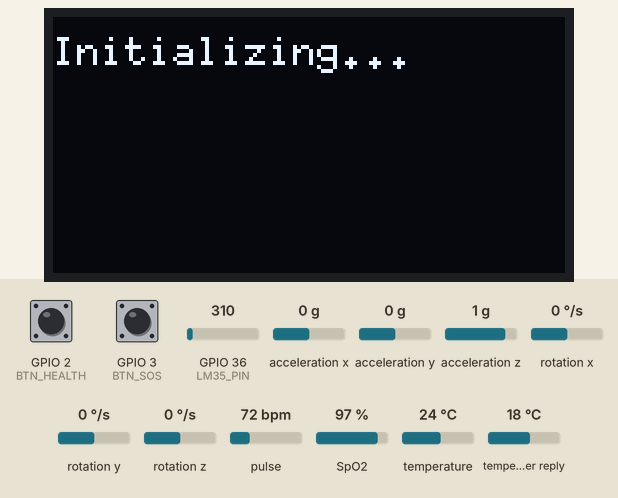
The sketch below on a simulated ESP32. On the bench: 128×64 one-colour display. The test bench sets the inputs (shaded band); at power-on: GPIO 3 (BTN_SOS) HIGH, GPIO 2 (BTN_HEALTH) HIGH, GPIO 36 (LM35_PIN) = 310, acceleration x 0 g, acceleration y 0 g, acceleration z 1 g, rotation x 0 °/s, rotation y 0 °/s, rotation z 0 °/s, pulse 72 bpm, SpO2 97 %, temperature 24 °C, temperature in the weather reply 18 °C (analog values on the 0–4095 scale). WiFi joins after 1.5 s; servers stay silent unless stated; the local clock reads 2024-03-15 10:24:30 at power-on unless the sketch sets it; no MQTT or app messages arrive unless stated; web services answer with replies made up by the test bench; what the sketch prints to the serial monitor is not drawn.

Above: at 0.6 s.
At 3.4 s:
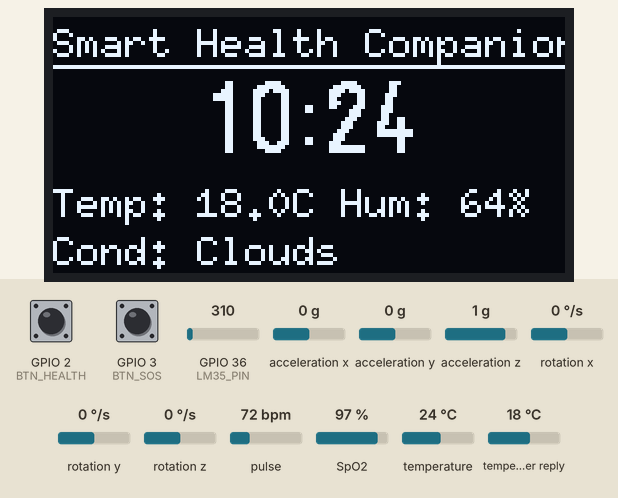
3.5 s: GPIO 3 (BTN_SOS) pulled LOW for 0.15 s
At 4.9 s:
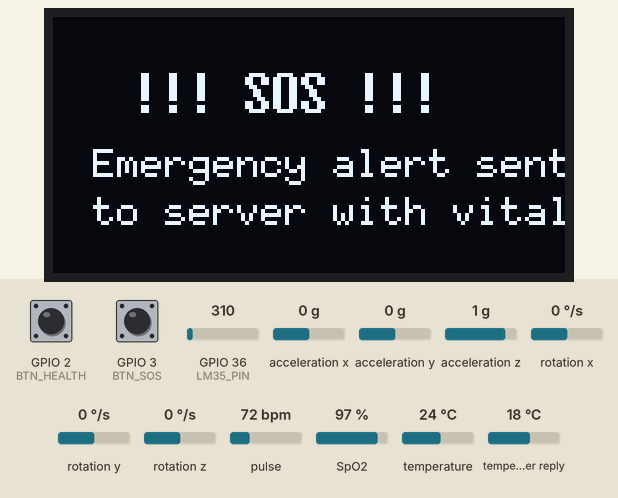
10.2 s: GPIO 2 (BTN_HEALTH) pulled LOW for 0.15 s
At 11.2 s:
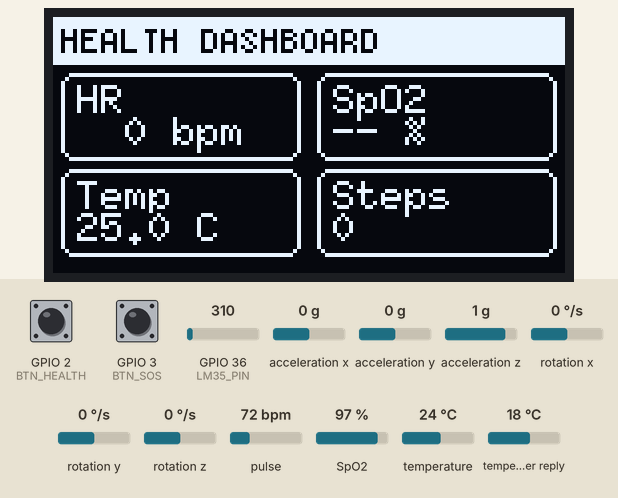
17.8 s: GPIO 2 (BTN_HEALTH) pulled LOW for 1 s
At 19.9 s:
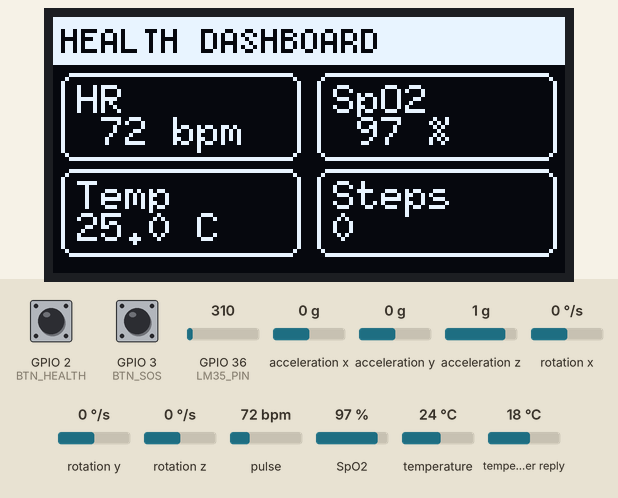
Timing chart, 0 to 21.4 s (numbered marks = the images above; inputs shaded):
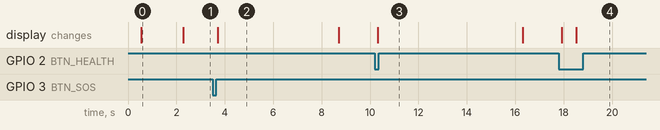

Measured:
- after the input at 3.5 s, the display: changes after 0.21 s (image 2)
- after the input at 10.2 s, the display: changes after 0.12 s (image 3)
- after the input at 17.8 s, the display: first changes after 0.12 s (image 4 shows a later state)
- what the display in image 0 shows lasts 1.7 s, from 0.6 s to 2.3 s
- what the display in image 2 shows lasts 5.0 s, from 3.7 s to 8.7 s

The sketch:

smarthealthcomp.ino
```cpp
//induscoin_v2_smart_health_com
#include <WiFi.h>
#include <WiFiClientSecure.h>
#include <HTTPClient.h>
#include <ArduinoJson.h>
#include <Wire.h>
#include "time.h"
#include "MAX30105.h"
#include "spo2_algorithm.h"
#include <U8g2lib.h>
#include <PubSubClient.h>
#include <Adafruit_Sensor.h>
#include <Adafruit_MPU6050.h>
#include <Adafruit_ADXL345_U.h>
#include <Adafruit_LIS3DH.h>
#include <math.h>
// ---------------- WIFI + MQTT CONFIG ----------------
const char* WIFI_SSID = "SHANKS";
const char* WIFI_PASS = "shashank1234";
const char* MQTT_HOST = "d734bc451989465f9d07c03830b7e048.s1.eu.hivemq.cloud";
const int MQTT_PORT = 8883;
const char* MQTT_USER = "Miniproject";
const char* MQTT_PASS = "Miniproject@1";
const char* DEVICE_ID = "induscoin_v2_01";
WiFiClientSecure net;
PubSubClient mqttClient(net);
// publish every 5s
const unsigned long MQTT_PUB_INTERVAL = 5000;
unsigned long lastMqttPublish = 0;
// ---------------- PINS / CONSTANTS ----------------
#define SDA_PIN 8
#define SCL_PIN 9
#define LM35_PIN A0
const float ADC_VREF = 3.3;
const int ADC_BITS = 13;
#define BTN_HEALTH 2
#define BTN_SOS 3
MAX30105 particleSensor;
// avoid conflict with SparkFun's BUFFER_SIZE macro
const int HR_BUFFER_SIZE = 100;
uint32_t irBuffer[HR_BUFFER_SIZE];
uint32_t redBuffer[HR_BUFFER_SIZE];
int bufferIndex = 0;
int32_t spo2 = 0;
int8_t validSPO2 = 0;
int32_t heartRate = 0;
int8_t validHeartRate = 0;
U8G2_SH1106_128X64_NONAME_F_HW_I2C u8g2(U8G2_R0, U8X8_PIN_NONE);
char line1[32];
char line2[32];
char line3[32];
char line4[32];
float temperatureC = 0.0f;
Adafruit_MPU6050 mpu;
Adafruit_ADXL345_Unified adxl = Adafruit_ADXL345_Unified(12345);
Adafruit_LIS3DH lis;
enum SensorType { NONE, MPU6050_TYPE, ADXL345_TYPE, LIS3DH_TYPE };
SensorType sensorType = NONE;
const int SAMPLE_INTERVAL_MS = 40; // ~25 Hz for steps
const int MA_WINDOW = 20;
float stepThreshold = 0.8f;
unsigned long minStepInterval = 300;
float maBuffer[MA_WINDOW];
int maIndex = 0;
float maSum = 0;
bool maFilled = false;
unsigned long lastStepTime = 0;
unsigned long lastSampleTime = 0;
bool wasAbove = false;
unsigned long stepCount = 0;
// --------- Weather / Time ---------
const String city = "Bengaluru";
const String countryCode = "IN";
const String apiKey = "b191c61f37a4e68d72f6fd11046ef35e";
const char* ntpServer = "pool.ntp.org";
const long gmtOffset_sec = 19800;
const int daylightOffset_sec = 0;
String weatherTemp = "--";
String weatherHumidity = "--";
String weatherDesc = "--";
unsigned long lastWeatherUpdate = 0;
unsigned long lastDisplayUpdate = 0;
unsigned long lastTempUpdate = 0;
enum DisplayMode { MODE_WEATHER, MODE_HEALTH, MODE_SOS };
DisplayMode displayMode = MODE_WEATHER;
unsigned long modeChangeTime = 0;
unsigned long sosStartTime = 0;
const unsigned long SOS_DISPLAY_MS = 5000;
// for simple edge detection
int lastHealthBtnState = HIGH;
int lastSosBtnState = HIGH;
// ---------------- SENSOR LOGIC ----------------
void detectSensor() {
 if (mpu.begin()) {
 sensorType = MPU6050_TYPE;
 mpu.setAccelerometerRange(MPU6050_RANGE_4_G);
 mpu.setFilterBandwidth(MPU6050_BAND_21_HZ);
 return;
 }
 if (adxl.begin()) {
 sensorType = ADXL345_TYPE;
 adxl.setRange(ADXL345_RANGE_2_G);
 return;
 }
 if (lis.begin(0x18) || lis.begin(0x19)) {
 sensorType = LIS3DH_TYPE;
 lis.setRange(LIS3DH_RANGE_2_G);
 return;
 }
 sensorType = NONE;
}
bool readAccelG(float &ax, float &ay, float &az) {
 const float invG = 1.0f / 9.80665f;
 if (sensorType == MPU6050_TYPE) {
 sensors_event_t a, g, t;
 mpu.getEvent(&a, &g, &t);
 ax = a.acceleration.x * invG;
 ay = a.acceleration.y * invG;
 az = a.acceleration.z * invG;
 return true;
 }
 if (sensorType == ADXL345_TYPE) {
 sensors_event_t ev;
 adxl.getEvent(&ev);
 ax = ev.acceleration.x * invG;
 ay = ev.acceleration.y * invG;
 az = ev.acceleration.z * invG;
 return true;
 }
 if (sensorType == LIS3DH_TYPE) {
 sensors_event_t ev;
 lis.getEvent(&ev);
 ax = ev.acceleration.x * invG;
 ay = ev.acceleration.y * invG;
 az = ev.acceleration.z * invG;
 return true;
 }
 return false;
}
void updateSteps() {
 if (sensorType == NONE) return;
 unsigned long now = millis();
 if (now - lastSampleTime < SAMPLE_INTERVAL_MS) return;
 lastSampleTime = now;
 float ax, ay, az;
 if (!readAccelG(ax, ay, az)) return;
 float mag = sqrt(ax * ax + ay * ay + az * az);
 maSum -= maBuffer[maIndex];
 maBuffer[maIndex] = mag;
 maSum += maBuffer[maIndex];
 maIndex++;
 if (maIndex >= MA_WINDOW) {
 maIndex = 0;
 maFilled = true;
 }
 int denom = maFilled ? MA_WINDOW : (maIndex == 0 ? 1 : maIndex);
 float ma = maSum / denom;
 float hp = mag - ma;
 bool isAbove = (hp > stepThreshold);
 if (isAbove && !wasAbove) {
 if (now - lastStepTime > minStepInterval) {
 stepCount++;
 lastStepTime = now;
 }
 }
 wasAbove = isAbove;
}
float readLM35C() {
 int raw = analogRead(LM35_PIN);
 float voltage = (raw * ADC_VREF) / ((1 << ADC_BITS) - 1);
 return voltage / 0.01f;
}
bool getWeather() {
 if (WiFi.status() != WL_CONNECTED) {
 WiFi.reconnect();
 delay(2000);
 if (WiFi.status() != WL_CONNECTED) return false;
 }
 HTTPClient http;
 String url = "http://api.openweathermap.org/data/2.5/weather?q="
 + city + "," + countryCode
 + "&appid=" + apiKey + "&units=metric";
 http.begin(url);
 int httpResponseCode = http.GET();
 if (httpResponseCode == 200) {
 String payload = http.getString();
 DynamicJsonDocument doc(2048);
 DeserializationError error = deserializeJson(doc, payload);
 if (error) {
 http.end();
 return false;
 }
 weatherTemp = String(doc["main"]["temp"].as<float>(), 1) + "C";
 weatherHumidity = String(doc["main"]["humidity"].as<int>()) + "%";
 weatherDesc = doc["weather"][0]["main"].as<String>();
 http.end();
 return true;
 } else {
 http.end();
 return false;
 }
}
String getFormattedTime() {
 struct tm timeinfo;
 if (!getLocalTime(&timeinfo)) return "--:--";
 char buffer[6];
 strftime(buffer, sizeof(buffer), "%H:%M", &timeinfo);
 return String(buffer);
}
void computeHRSpO2() {
 int32_t tmpSpO2, tmpHR;
 int8_t tmpValidSpO2, tmpValidHR;
 maxim_heart_rate_and_oxygen_saturation(
 irBuffer, HR_BUFFER_SIZE,
 redBuffer,
 &tmpSpO2, &tmpValidSpO2,
 &tmpHR, &tmpValidHR
 );
 spo2 = tmpSpO2;
 validSPO2 = tmpValidSpO2;
 heartRate = tmpHR;
 validHeartRate = tmpValidHR;
}
void updateMaxSensor() {
 particleSensor.check();
 while (particleSensor.available()) {
 redBuffer[bufferIndex] = particleSensor.getRed();
 irBuffer[bufferIndex] = particleSensor.getIR();
 particleSensor.nextSample();
 bufferIndex++;
 if (bufferIndex >= HR_BUFFER_SIZE) {
 bufferIndex = 0;
 computeHRSpO2();
 }
 }
}
// ---------------- UI ----------------
void drawHealthScreen() {
 u8g2.clearBuffer();
 u8g2.setFont(u8g2_font_5x8_tr);
 u8g2.drawBox(0, 0, 128, 12);
 u8g2.setDrawColor(0);
 u8g2.drawStr(2, 9, "HEALTH DASHBOARD");
 u8g2.setDrawColor(1);
 const int boxW = 60;
 const int boxH = 22;
 u8g2.drawRFrame(2, 14, boxW, boxH, 3); // HR
 u8g2.drawRFrame(66, 14, boxW, boxH, 3); // SpO2
 u8g2.drawRFrame(2, 38, boxW, boxH, 3); // Temp
 u8g2.drawRFrame(66, 38, boxW, boxH, 3); // Steps
 u8g2.setFont(u8g2_font_6x10_tf);
 snprintf(line1, sizeof(line1), "HR");
 snprintf(line2, sizeof(line2), "%3ld bpm",
 (validHeartRate && heartRate > 0) ? heartRate : 0L);
 u8g2.drawStr(6, 24, line1);
 u8g2.drawStr(6, 32, line2);
 snprintf(line1, sizeof(line1), "SpO2");
 if (validSPO2) {
 snprintf(line2, sizeof(line2), "%3ld %%", spo2);
 } else {
 snprintf(line2, sizeof(line2), "-- %%");
 }
 u8g2.drawStr(70, 24, line1);
 u8g2.drawStr(70, 32, line2);
 snprintf(line1, sizeof(line1), "Temp");
 snprintf(line2, sizeof(line2), "%.1f C", temperatureC);
 u8g2.drawStr(6, 48, line1);
 u8g2.drawStr(6, 56, line2);
 snprintf(line1, sizeof(line1), "Steps");
 snprintf(line2, sizeof(line2), "%lu", stepCount);
 u8g2.drawStr(70, 48, line1);
 u8g2.drawStr(70, 56, line2);
 u8g2.sendBuffer();
}
void drawWeatherScreen() {
 String timeStr = getFormattedTime();
 u8g2.clearBuffer();
 u8g2.setFont(u8g2_font_6x10_tf);
 u8g2.drawStr(0, 10, "Smart Health Companion");
 u8g2.drawHLine(0, 12, 128);
 u8g2.setFont(u8g2_font_logisoso18_tr);
 uint8_t w = u8g2.getStrWidth(timeStr.c_str());
 uint8_t x = (128 - w) / 2;
 u8g2.drawStr(x, 34, timeStr.c_str());
 u8g2.setFont(u8g2_font_6x10_tf);
 snprintf(line1, sizeof(line1), "Temp: %s Hum: %s",
 weatherTemp.c_str(), weatherHumidity.c_str());
 u8g2.drawStr(0, 50, line1);
 snprintf(line2, sizeof(line2), "Cond: %s", weatherDesc.c_str());
 u8g2.drawStr(0, 62, line2);
 u8g2.sendBuffer();
}
void drawSOSScreen() {
 u8g2.clearBuffer();
 u8g2.setFont(u8g2_font_7x14B_tf);
 u8g2.drawStr(20, 24, "!!! SOS !!!");
 u8g2.setFont(u8g2_font_6x10_tf);
 u8g2.drawStr(10, 40, "Emergency alert sent");
 u8g2.drawStr(10, 52, "to server with vitals");
 u8g2.sendBuffer();
}
// ---------------- MQTT ----------------
void reconnectMQTT() {
 while (!mqttClient.connected()) {
 Serial.println("Connecting to HiveMQ...");
 if (mqttClient.connect(DEVICE_ID, MQTT_USER, MQTT_PASS)) {
 Serial.println("MQTT connected!");
 } else {
 Serial.print("Failed, rc=");
 Serial.println(mqttClient.state());
 delay(2000);
 }
 }
}
void publishTelemetry() {
 float temp = temperatureC;
 int hr = (validHeartRate && heartRate > 0) ? heartRate : 0;
 int s = (int)stepCount;
 int sp = (validSPO2 && spo2 > 0) ? spo2 : 0;
 String topic = String("induscoin/v2/") + DEVICE_ID + "/telemetry";
 String payload = "{";
 payload += "\"temp\":" + String(temp, 2) + ",";
 payload += "\"hr\":" + String(hr) + ",";
 payload += "\"spo2\":" + String(sp) + ",";
 payload += "\"steps\":" + String(s);
 payload += "}";
 mqttClient.publish(topic.c_str(), payload.c_str());
 Serial.println("MQTT Published: " + payload);
}
void publishSOS() {
 float temp = temperatureC;
 int hr = (validHeartRate && heartRate > 0) ? heartRate : 0;
 int s = (int)stepCount;
 int sp = (validSPO2 && spo2 > 0) ? spo2 : 0;
 String topic = String("induscoin/v2/") + DEVICE_ID + "/sos";
 String payload = "{";
 payload += "\"sos\":true,";
 payload += "\"temp\":" + String(temp, 2) + ",";
 payload += "\"hr\":" + String(hr) + ",";
 payload += "\"spo2\":" + String(sp) + ",";
 payload += "\"steps\":" + String(s);
 payload += "}";
 mqttClient.publish(topic.c_str(), payload.c_str());
 Serial.println("MQTT SOS Published: " + payload);
}
// ---------------- SETUP & LOOP ----------------
void setup() {
 Serial.begin(115200);
 delay(500);
 pinMode(BTN_HEALTH, INPUT_PULLUP);
 pinMode(BTN_SOS, INPUT_PULLUP);
 Wire.begin(SDA_PIN, SCL_PIN);
 analogReadResolution(ADC_BITS);
 u8g2.begin();
 u8g2.clearBuffer();
 u8g2.setFont(u8g2_font_6x10_tf);
 u8g2.drawStr(0, 12, "Initializing...");
 u8g2.sendBuffer();
 // WiFi
 WiFi.begin(WIFI_SSID, WIFI_PASS);
 Serial.print("Connecting WiFi");
 while (WiFi.status() != WL_CONNECTED) {
 delay(500);
 Serial.print(".");
 }
 Serial.println("\nWiFi Connected!");
 // NTP
 configTime(gmtOffset_sec, daylightOffset_sec, ntpServer);
 getWeather();
 lastWeatherUpdate = millis();
 // MQTT TLS setup
 net.setInsecure(); // for testing only
 mqttClient.setServer(MQTT_HOST, MQTT_PORT);
 // MAX3010x
 if (!particleSensor.begin(Wire, I2C_SPEED_FAST)) {
 u8g2.clearBuffer();
 u8g2.drawStr(0, 12, "MAX3010x ERROR!");
 u8g2.sendBuffer();
 while (1) { delay(1000); }
 }
 byte ledBrightness = 40;
 byte sampleAverage = 4;
 byte ledMode = 2; // Red + IR
 byte sampleRate = 25; // 25 Hz sample rate
 int pulseWidth = 411;
 int adcRange = 16384;
 particleSensor.setup(ledBrightness, sampleAverage, ledMode,
 sampleRate, pulseWidth, adcRange);
 for (int i = 0; i < MA_WINDOW; i++) maBuffer[i] = 0;
 detectSensor();
 displayMode = MODE_WEATHER;
 drawWeatherScreen();
}
void loop() {
 unsigned long now = millis();
 // MQTT connection maintenance
 if (!mqttClient.connected()) reconnectMQTT();
 mqttClient.loop();
 // ----- Buttons with edge detection -----
 int healthState = digitalRead(BTN_HEALTH);
 int sosState = digitalRead(BTN_SOS);
 // Health button: on press, show health screen for 6s
 if (healthState == LOW && lastHealthBtnState == HIGH) {
 displayMode = MODE_HEALTH;
 modeChangeTime = now;
 }
 // SOS button: on press, send SOS + show SOS screen
 if (sosState == LOW && lastSosBtnState == HIGH) {
 publishSOS();
 displayMode = MODE_SOS;
 sosStartTime = now;
 }
 lastHealthBtnState = healthState;
 lastSosBtnState = sosState;
 // Auto return from health screen
 if (displayMode == MODE_HEALTH && (now - modeChangeTime >= 6000)) {
 displayMode = MODE_WEATHER;
 }
 // Auto return from SOS screen
 if (displayMode == MODE_SOS && (now - sosStartTime >= SOS_DISPLAY_MS)) {
 displayMode = MODE_WEATHER;
 }
 // Weather refresh
 if (now - lastWeatherUpdate >= 60000) {
 getWeather();
 lastWeatherUpdate = now;
 }
 // Temp refresh
 if (now - lastTempUpdate >= 200) {
 temperatureC = readLM35C();
 lastTempUpdate = now;
 }
 // Sensors
 updateSteps();
 updateMaxSensor();
 // OLED refresh
 if (now - lastDisplayUpdate >= 200) {
 if (displayMode == MODE_HEALTH) {
 drawHealthScreen();
 } else if (displayMode == MODE_SOS) {
 drawSOSScreen();
 } else {
 drawWeatherScreen();
 }
 lastDisplayUpdate = now;
 }
 // MQTT telemetry publish every 5 seconds
 if (now - lastMqttPublish >= MQTT_PUB_INTERVAL) {
 publishTelemetry();
 lastMqttPublish = now;
 }
}
```
